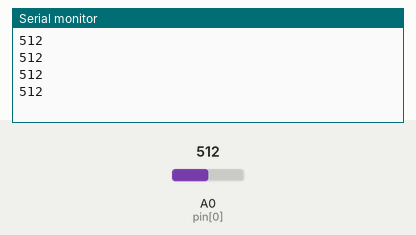
Recording of a sketch running on a simulated Arduino Uno, built with avr-gcc and run on an emulated ATmega328P. Shown: the last lines printed to the serial monitor. The inputs (shaded band) are chosen by the test bench; at power-on: A0 (pin[0]) = 512.

Above: at 1.2 s.
1.3 s: A0 (pin[0]) set to 716
At 1.71 s:
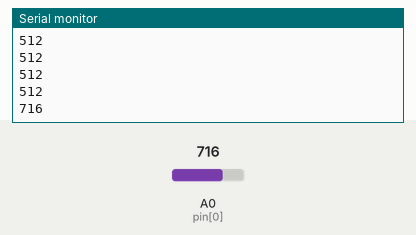
2.8 s: A0 (pin[0]) set to 900
At 2.91 s:
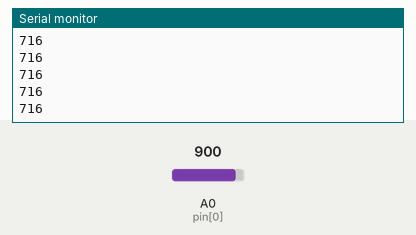
Timing chart, 0 to 5.8 s (numbered marks = the images above; inputs shaded):
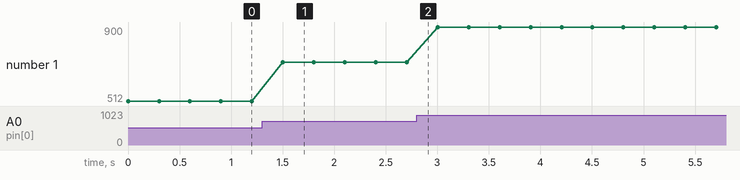

Measured:
- after the input at 1.3 s, the serial monitor: prints a new line after 0.20 s (image 1)
- plotted number 1: 512 → 716 after the input at 1.3 s, 716 → 900 after the input at 2.8 s

The sketch:

toprak_nem_sensoru.ino
```cpp
int pin[]={A0};
struct sens_deger {

  int sens_deger;
};
struct sens_deger sens;
int sayac=0;
int dizi_limiti=1;
void setup()
{
  Serial.begin(9600);
  if(!Serial)
  {
    Serial.println("Seri haberlesme baslatilamadi");
  }
  else
  {
    for(int i=0; i<1; i++) pinMode(pin[i],INPUT);
  }
}

void loop()
{
	sens.sens_deger=sens_okuma(pin[0]);
 	Serial.println(sens.sens_deger);
  	delay(300);
}

int sens_okuma(int pin) {

  int deger;int giden;
  if(!bool(0))
  {
   	deger=analogRead(pin);
  }
  int toplam[]={deger};
  if(!bool(0))
  {
   	giden=toplam[sayac];
    sayac++;
    if(sayac>=dizi_limiti) sayac=0;
  }
  return giden;
}
```
